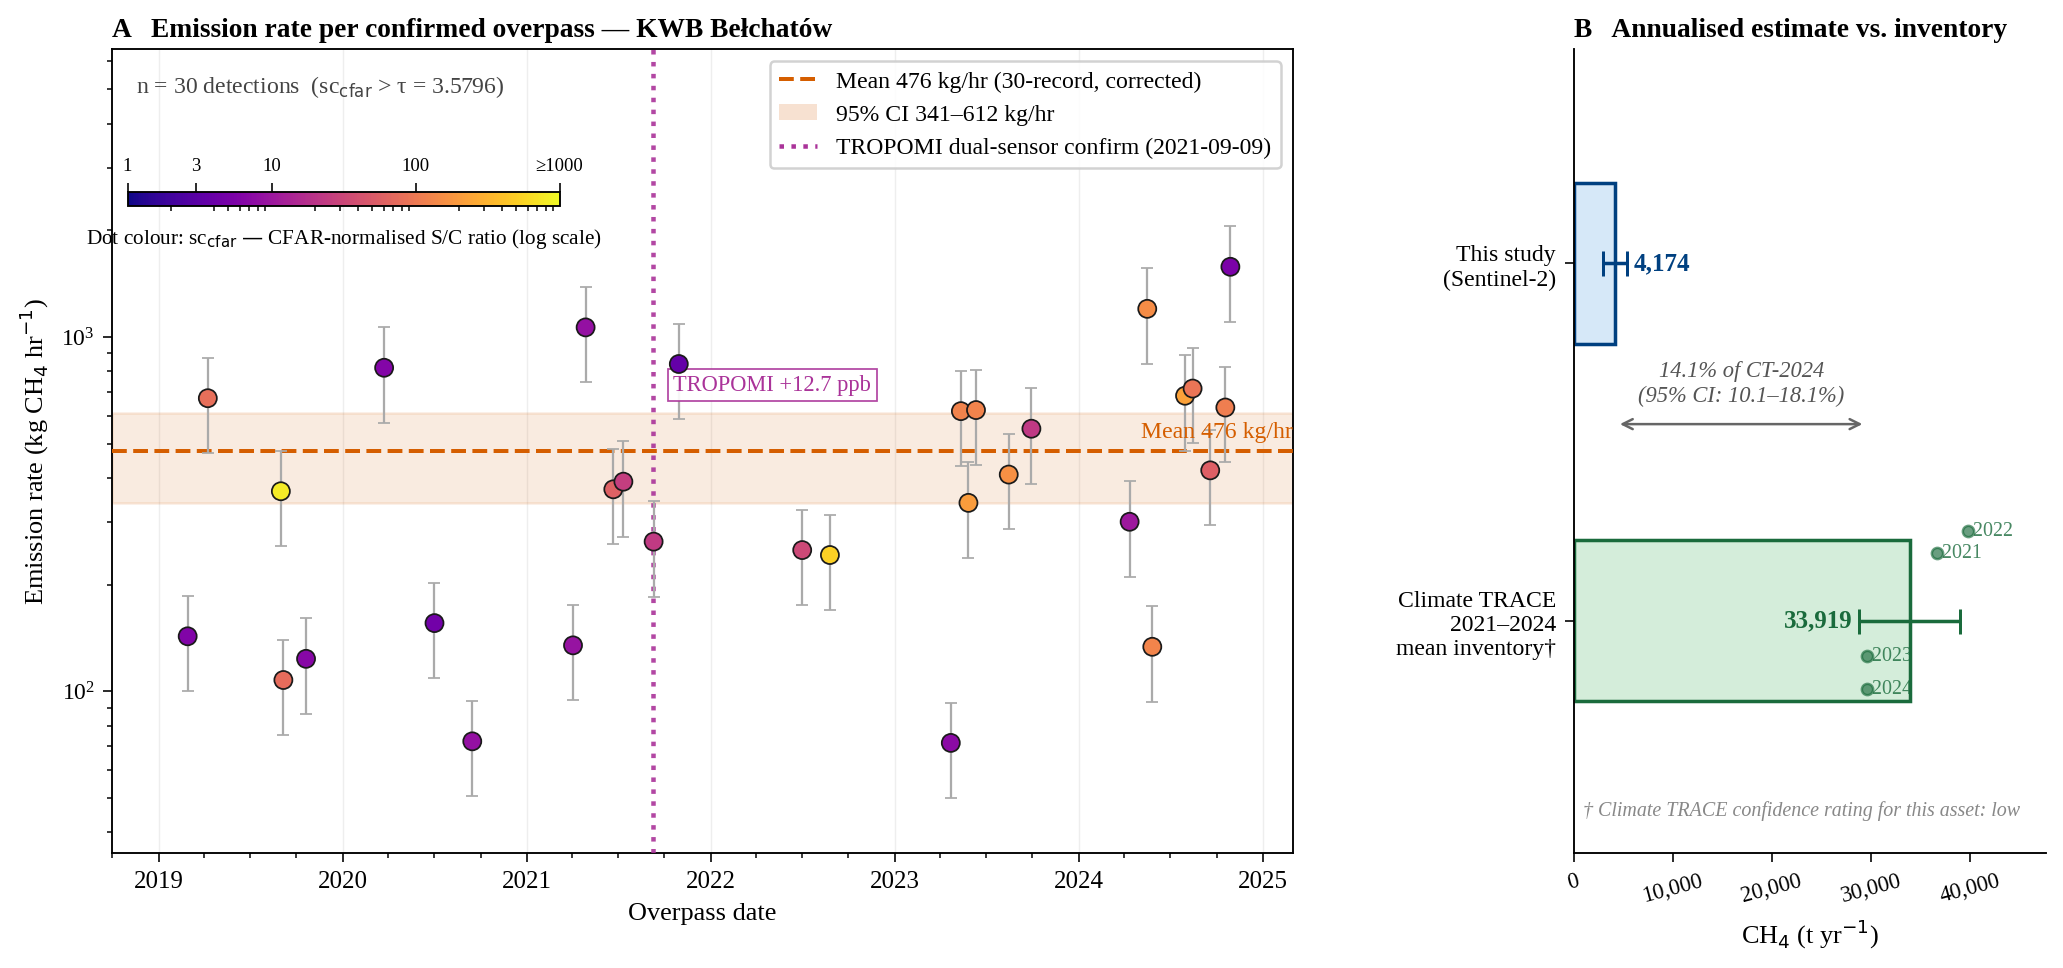

Recreate this plot in Python.
"""
Figure 3 — Bełchatów Emission Rate Time Series & Recovery Assessment

Panel A: Emission rate per confirmed overpass (2019–2024).
         30 quantification-supporting detections (sc_cfar > τ = 3.5796).
         Error bars = IME uncertainty bounds. Detection-weighted mean + 95% CI band.
         TROPOMI co-detection marked.

Panel B: Annualised estimate vs Climate TRACE 2021–2024 mean inventory.
         14.1% recovery ratio with 95% CI. CT year-to-year spread shown (±1 SD).
         Note: Climate TRACE rates confidence for this asset as low.
"""

import json
import numpy as np
import matplotlib.pyplot as plt
import matplotlib.gridspec as gridspec
import matplotlib.dates as mdates
import matplotlib.patches as mpatches
from matplotlib.colorbar import ColorbarBase
from matplotlib.colors import LogNorm
from matplotlib.lines import Line2D
from datetime import datetime
from pathlib import Path

plt.rcParams.update({
    'font.family': 'serif',
    'font.serif':  ['Liberation Serif', 'Times New Roman', 'DejaVu Serif'],
    'pdf.fonttype': 42,
    'axes.linewidth': 0.75,
    'xtick.major.width': 0.65,
    'ytick.major.width': 0.65,
})

ROOT   = Path(__file__).parent.parent
INK    = '#1A1A1A'
B_DARK = '#004080'
B_FILL = '#D6E8F8'
G_DARK = '#1A6B3C'
G_FILL = '#D4EDDA'
TAU    = 3.5796

# ── Recomputed summary statistics (30-record corrected dataset) ───────────────
MEAN_KGH     =  476     # detection-weighted mean (30 records, June 2022 excluded)
CI_LO_KGH    =  341     # 95% CI lower (t-dist, df=29)
CI_HI_KGH    =  612     # 95% CI upper
ANNUAL_T     = 4174     # annualised estimate (t CH₄/yr)
ANNUAL_LO    = 2987
ANNUAL_HI    = 5360
TROPOMI_DATE = datetime(2021, 9, 9)
TROPOMI_ENH  = 12.74    # ppb

# Climate TRACE: 2021-2024 mean (excludes 2025-2026 incomplete years)
CT_YEARS = {2021: 36667, 2022: 39736, 2023: 29636, 2024: 29636}
CT_MEAN  = int(round(sum(CT_YEARS.values()) / len(CT_YEARS)))   # 33 919 t
RECOVERY_PCT    = 14.1   # vs CT-2024 (29,636)
RECOVERY_LO     = 10.1
RECOVERY_HI     = 18.1

# ── Build combined detection dataset ─────────────────────────────────────────
# 2021-2024: powerstation-crop run (01_mbsp) — gives paper-consistent mean
fp01 = ROOT / 'results_analysis/timeseries/belchatow/01_belchatow_powerstation_coords_750px_crop_2019-2024_mbsp.json'
with open(fp01) as f:
    d01 = json.load(f)

seen   = set()
quant  = []

for r in d01['records']:
    det = r.get('detection', {})
    q   = r.get('quantification', {})
    sc  = det.get('sc_cfar', 0) or 0
    acq = r.get('search', {}).get('acquisition_date', '') or r.get('acquisition_date', '')
    if not acq or r.get('partial_swath'):
        continue
    try:
        dt = datetime.fromisoformat(acq.replace('Z', ''))
    except Exception:
        continue
    rate = q.get('flow_rate_kgh')
    if sc > TAU and rate is not None:
        key = dt.strftime('%Y-%m-%d')
        if key not in seen:
            seen.add(key)
            # June 2022 (sc_cfar=4.64): above τ but excluded from quant per §6.3
            if dt.year == 2022 and dt.month == 6:
                continue
            quant.append({'dt': dt, 'sc_cfar': sc, 'rate': rate,
                          'lower': q.get('flow_rate_lower_kgh', rate * 0.70),
                          'upper': q.get('flow_rate_upper_kgh', rate * 1.30)})

# 2019-2020: mine-centroid run (main mbsp)
with open(ROOT / 'results_analysis/belchatow_annual_timeseries_mbsp.json') as f:
    mbsp = json.load(f)

for r in mbsp['records']:
    det = r.get('detection', {})
    q   = r.get('quantification', {})
    sc  = det.get('sc_cfar', 0) or 0
    acq = (r.get('search', {}).get('acquisition_date', '')
           or r.get('acquisition_date', ''))
    if not acq or acq[:4] not in ('2019', '2020') or r.get('partial_swath'):
        continue
    rate = q.get('flow_rate_kgh')
    if sc > TAU and rate is not None:
        try:
            dt = datetime.fromisoformat(acq.replace('Z', ''))
        except Exception:
            continue
        key = dt.strftime('%Y-%m-%d')
        if key not in seen:
            seen.add(key)
            quant.append({'dt': dt, 'sc_cfar': sc, 'rate': rate,
                          'lower': q.get('flow_rate_lower_kgh', rate * 0.70),
                          'upper': q.get('flow_rate_upper_kgh', rate * 1.30)})

quant.sort(key=lambda x: x['dt'])
n_det = len(quant)

dates  = np.array([q['dt']      for q in quant])
rates  = np.array([q['rate']    for q in quant])
lowers = np.array([q['lower']   for q in quant])
uppers = np.array([q['upper']   for q in quant])
cfars  = np.array([q['sc_cfar'] for q in quant])

# Climate TRACE year-to-year spread (sample std, n=4)
ct_vals = np.array(list(CT_YEARS.values()), dtype=float)
CT_STD  = float(np.std(ct_vals, ddof=1))   # ≈ 5,102 t

# sc_cfar colormap for Panel A scatter
cfar_clamp = np.clip(cfars, 1.0, 1000)
cnorm      = LogNorm(vmin=1.0, vmax=1000)
cmap       = plt.cm.plasma

# ── Canvas ────────────────────────────────────────────────────────────────────
fig = plt.figure(figsize=(12.0, 5.8))
gs  = gridspec.GridSpec(
    1, 2,
    width_ratios=[2.5, 1.0],
    left=0.075, right=0.97,
    bottom=0.135, top=0.905,
    wspace=0.34,
)
axA = fig.add_subplot(gs[0])
axB = fig.add_subplot(gs[1])

# ══════════════════════════════════════════════════════════════════════════════
# PANEL A — emission rate scatter
# ══════════════════════════════════════════════════════════════════════════════

# — mean + 95% CI band —
x_lo = datetime(2018, 10, 1)
x_hi = datetime(2025, 3, 1)
axA.axhspan(CI_LO_KGH, CI_HI_KGH, color='#D55E00', alpha=0.12, zorder=2,
            label=f'95% CI on mean ({CI_LO_KGH}–{CI_HI_KGH} kg/hr)')
axA.axhline(MEAN_KGH, color='#D55E00', lw=1.6, ls='--', zorder=3)

# — TROPOMI vertical marker —
axA.axvline(TROPOMI_DATE, color='#AA3399', lw=1.8, ls=':', zorder=4, alpha=0.9)
axA.annotate(
    f'TROPOMI +{TROPOMI_ENH:.1f} ppb',
    xy=(TROPOMI_DATE, CI_HI_KGH * 1.12),
    xytext=(8, 0), textcoords='offset points',
    ha='left', va='bottom', fontsize=9.0, color='#AA3399',
    bbox=dict(fc='white', ec='#AA3399', lw=0.7, pad=2.2, alpha=0.9),
    zorder=6,
)

# — error bars —
err_lo = rates - lowers
err_hi = uppers - rates
axA.errorbar(
    dates, rates,
    yerr=[err_lo, err_hi],
    fmt='none', ecolor='#AAAAAA', elinewidth=0.9,
    capsize=2.5, capthick=0.7, zorder=5,
)

# — scatter: colour = sc_cfar signal strength —
sc_obj = axA.scatter(
    dates, rates,
    c=cfar_clamp, norm=cnorm, cmap=cmap,
    s=52, edgecolors=INK, linewidths=0.7,
    zorder=6,
)

# — mean label —
axA.text(x_hi, MEAN_KGH * 1.06,
         f'Mean {MEAN_KGH} kg/hr',
         ha='right', va='bottom', fontsize=9.5,
         color='#D55E00', zorder=8)

# — n= label —
axA.text(0.02, 0.97,
         f'n = {n_det} detections  (sc$_{{\\rm cfar}}$ > τ = {TAU})',
         transform=axA.transAxes, ha='left', va='top',
         fontsize=9.5, color='#444444')

# — colorbar: horizontal, sits below the n= label —
cax = fig.add_axes([0.082, 0.755, 0.20, 0.013])
cb  = ColorbarBase(cax, cmap=cmap, norm=cnorm, orientation='horizontal')
cb.set_label(
    'Dot colour: sc$_{\\rm cfar}$ — CFAR-normalised S/C ratio (log scale)',
    fontsize=8.5, labelpad=3
)
cb.ax.tick_params(labelsize=7.5, top=True, labeltop=True, bottom=False, labelbottom=False)
cb.set_ticks([1, 3, 10, 100, 1000])
cb.set_ticklabels(['1', '3', '10', '100', '≥1000'])

# — legend —
mean_line  = Line2D([0], [0], color='#D55E00', lw=1.6, ls='--',
                    label=f'Mean {MEAN_KGH} kg/hr (30-record, corrected)')
ci_patch   = mpatches.Patch(fc='#D55E00', alpha=0.18, ec='none',
                             label=f'95% CI {CI_LO_KGH}–{CI_HI_KGH} kg/hr')
tropo_line = Line2D([0], [0], color='#AA3399', lw=1.8, ls=':',
                    label='TROPOMI dual-sensor confirm (2021-09-09)')
axA.legend(handles=[mean_line, ci_patch, tropo_line],
           fontsize=9.5, loc='upper right', framealpha=0.88,
           ncol=1, handlelength=1.6, edgecolor='#CCCCCC')

# — axes —
axA.set_yscale('log')
axA.set_ylim(35, 6500)
axA.set_xlim(x_lo, x_hi)
axA.xaxis.set_major_locator(mdates.YearLocator())
axA.xaxis.set_major_formatter(mdates.DateFormatter('%Y'))
axA.xaxis.set_minor_locator(mdates.MonthLocator(bymonth=[4, 7, 10]))
axA.tick_params(axis='x', labelsize=10.0)
axA.tick_params(axis='y', labelsize=9.5, which='both')
axA.set_xlabel('Overpass date', fontsize=10.5)
axA.set_ylabel('Emission rate (kg CH$_4$ hr$^{-1}$)', fontsize=10.5)
axA.set_title('A   Emission rate per confirmed overpass — KWB Bełchatów',
              fontsize=11.0, fontweight='bold', loc='left', pad=5)

# light year separators
for yr in range(2019, 2026):
    axA.axvline(datetime(yr, 1, 1), color='#EEEEEE', lw=0.55, zorder=1)

# ══════════════════════════════════════════════════════════════════════════════
# PANEL B — recovery comparison
# ══════════════════════════════════════════════════════════════════════════════

labels = [
    'This study\n(Sentinel-2)',
    'Climate TRACE\n2021–2024\nmean inventory†',
]
values  = [ANNUAL_T, CT_MEAN]
y_pos   = [1,        0]
fcs     = [B_FILL,   G_FILL]
ecs     = [B_DARK,   G_DARK]

for y, v, fc, ec in zip(y_pos, values, fcs, ecs):
    axB.barh(y, v, height=0.45, color=fc, edgecolor=ec, lw=1.4, zorder=2)

# value labels: blue (this study) right of CI upper; green (CT) left of SD lower
axB.text(ANNUAL_HI + 700,       1, f'{ANNUAL_T:,}', va='center', ha='left',
         fontsize=10.0, color=B_DARK, fontweight='bold')
axB.text(CT_MEAN - CT_STD - 700, 0, f'{CT_MEAN:,}', va='center', ha='right',
         fontsize=10.0, color=G_DARK, fontweight='bold')

# CI error bar on this-study bar
axB.errorbar(ANNUAL_T, 1,
             xerr=[[ANNUAL_T - ANNUAL_LO], [ANNUAL_HI - ANNUAL_T]],
             fmt='none', ecolor=B_DARK, elinewidth=1.4,
             capsize=5, capthick=1.2, zorder=3)

# ±1 SD error bar on Climate TRACE bar (year-to-year variability, n=4)
axB.errorbar(CT_MEAN, 0,
             xerr=CT_STD,
             fmt='none', ecolor=G_DARK, elinewidth=1.4,
             capsize=5, capthick=1.2, zorder=3)

# individual CT year dots
ct_y_offsets = {2021: 0.19, 2022: 0.25, 2023: -0.10, 2024: -0.19}
for yr, val in CT_YEARS.items():
    axB.plot(val, 0 + ct_y_offsets[yr], 'o',
             color=G_DARK, ms=4.5, alpha=0.65, zorder=4)
    axB.text(val, 0 + ct_y_offsets[yr],
             f' {yr}', va='center', ha='left',
             fontsize=8.0, color=G_DARK, alpha=0.8)

# recovery annotation (vs CT-2024 to match paper's primary comparison)
ct_2024 = 29636
mid_x = (ANNUAL_T + ct_2024) / 2
axB.annotate('', xy=(ANNUAL_T, 0.55), xytext=(ct_2024, 0.55),
             arrowprops=dict(arrowstyle='<->', color='#666666', lw=1.0))
axB.text(mid_x, 0.60,
         f'{RECOVERY_PCT}% of CT-2024\n(95% CI: {RECOVERY_LO}–{RECOVERY_HI}%)',
         ha='center', va='bottom', fontsize=9.0, color='#555555', style='italic')

# low-confidence note (dagger footnote)
axB.text(0.02, 0.04,
         '† Climate TRACE confidence rating for this asset: low',
         transform=axB.transAxes, ha='left', va='bottom',
         fontsize=8.0, color='#888888', style='italic')

# t/yr units label on each bar
for y, v, ec in zip(y_pos, values, ecs):
    pass  # already labelled

# axes
axB.set_xlim(0, (CT_MEAN + CT_STD) * 1.22)
axB.set_ylim(-0.65, 1.60)
axB.set_yticks(y_pos)
axB.set_yticklabels(labels, fontsize=9.5)
axB.set_xlabel('CH$_4$ (t yr$^{-1}$)', fontsize=10.5)
axB.set_title('B   Annualised estimate vs. inventory',
              fontsize=11.0, fontweight='bold', loc='left', pad=5)
axB.xaxis.set_major_formatter(plt.FuncFormatter(lambda x, _: f'{int(x):,}'))
axB.tick_params(axis='x', labelsize=9.0, rotation=15)
axB.spines['right'].set_visible(False)
axB.spines['top'].set_visible(False)

# ── Save ──────────────────────────────────────────────────────────────────────
out1 = Path('/sessions/brave-gallant-mayer/mnt/Downloads/figure3_timeseries.png')
out2 = ROOT / 'figures/figure3_timeseries.png'
print(f'n_det = {n_det}  |  rates: mean={rates.mean():.0f}, median={np.median(rates):.0f}')
print('Saving …')
plt.savefig(out1, dpi=180, bbox_inches='tight', facecolor='white')
plt.savefig(out2, dpi=180, bbox_inches='tight', facecolor='white')
print(f'Saved → {out1}')
plt.close()
